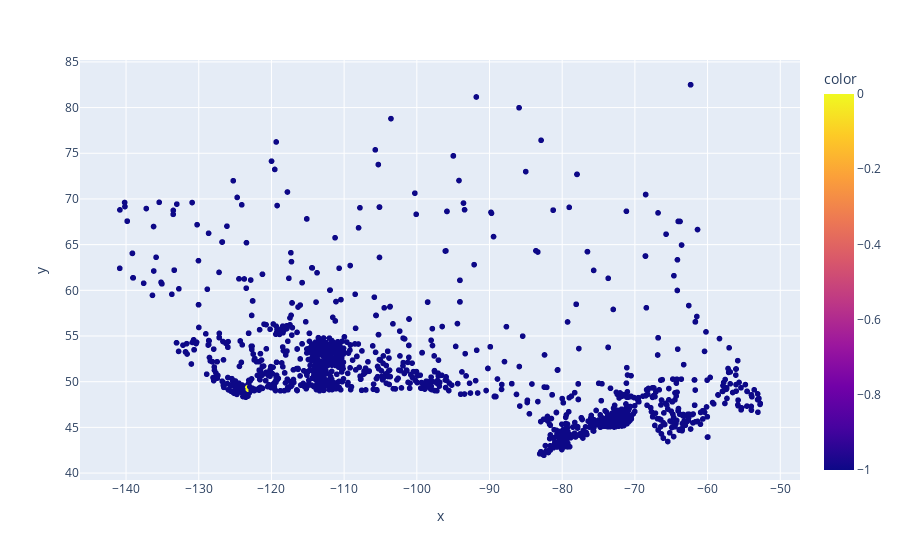

Notebook code for this chart:
### Code cell
import plotly.express as px

fig = px.scatter(x=longg, y=lat, color=df['cluster'])

fig.show()

### Figure 1 — Plotly figure (JSON) as saved in the notebook; plotly's stock layout.template omitted (floating-point values rounded to 4 significant figures; data arrays with more than 128 entries replaced by an {"elided": "..."} marker saying what was removed)
{"data": [{"hovertemplate": "x=%{x}<br>y=%{y}<br>color=%{marker.color}<extra></extra>", "legendgroup": "", "marker": {"color": {"elided": "1341 int values"}, "coloraxis": "coloraxis", "symbol": "circle"}, "mode": "markers", "name": "", "showlegend": false, "type": "scattergl", "x": {"elided": "1341 float values"}, "xaxis": "x", "y": {"elided": "1341 float values"}, "yaxis": "y"}], "layout": {"coloraxis": {"colorbar": {"title": {"text": "color"}}, "colorscale": [[0, "#0d0887"], [0.1111, "#46039f"], [0.2222, "#7201a8"], [0.3333, "#9c179e"], [0.4444, "#bd3786"], [0.5556, "#d8576b"], [0.6667, "#ed7953"], [0.7778, "#fb9f3a"], [0.8889, "#fdca26"], [1, "#f0f921"]]}, "legend": {"tracegroupgap": 0}, "margin": {"t": 60}, "xaxis": {"anchor": "y", "domain": [0, 1], "title": {"text": "x"}}, "yaxis": {"anchor": "x", "domain": [0, 1], "title": {"text": "y"}}}}
